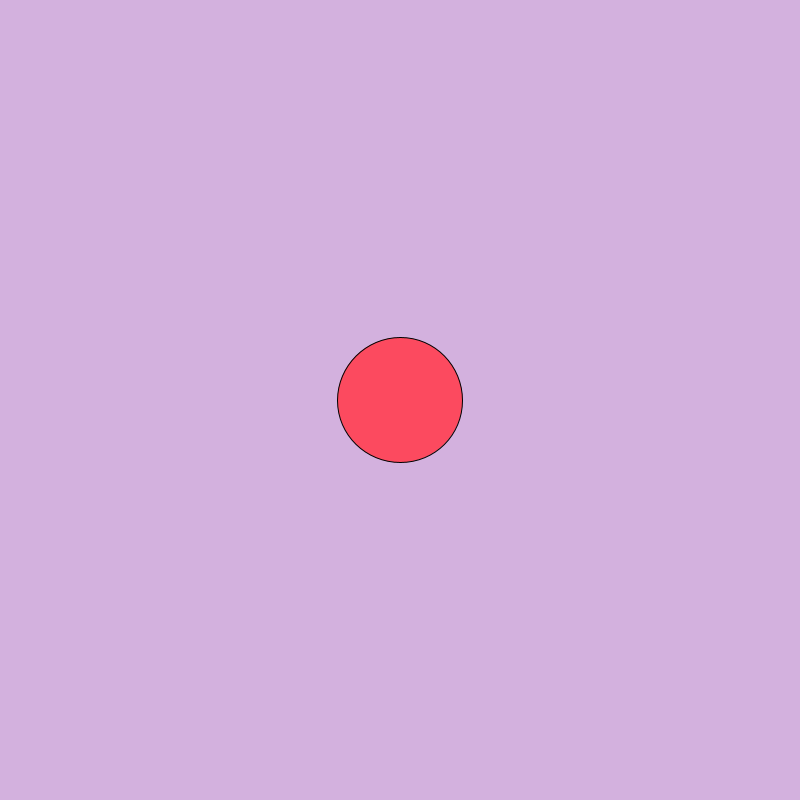
Frame 1 (no input)
Frame 60 (the mouse pressed at the canvas centre just before this capture): identical to frame 1, image omitted
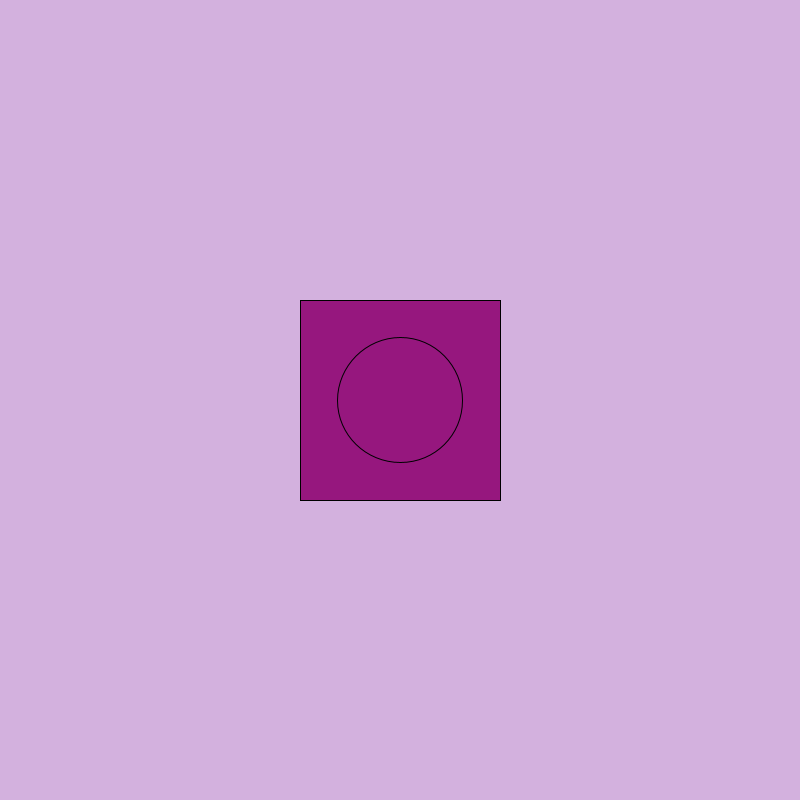
Frame 120 (the mouse held since frame 60 and released just before this capture)

The Processing sketch that drew these frames (run headless with seeded random() and noise(); from frame 60 on, the mouse is pressed at the canvas centre):

// Processing sketch: Kevin_s_Code___3_Logical_Dot_
// ── Kevin_s_Code___3_Logical_Dot_.pde
void setup(){
  size(800,800);
  
}
void draw(){
  background(211,177,222);
  if(mousePressed){
    fill(random(200),random(200),random(200));
    rect(300,300,200,200);
  }else{
  fill(252,74,95);
  }
  ellipse(400,400,125,125);
  
}
